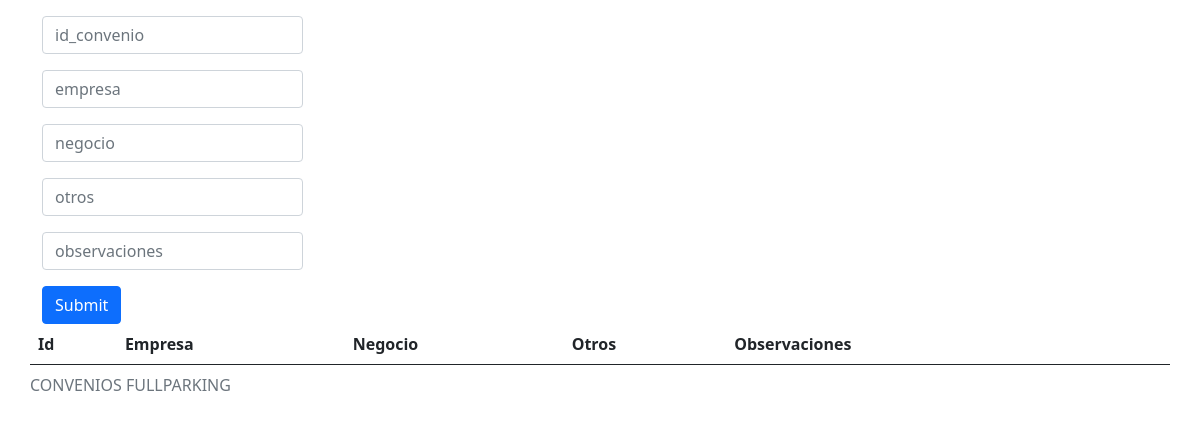
The page /Convenios/index.php on the database as committed earlier.
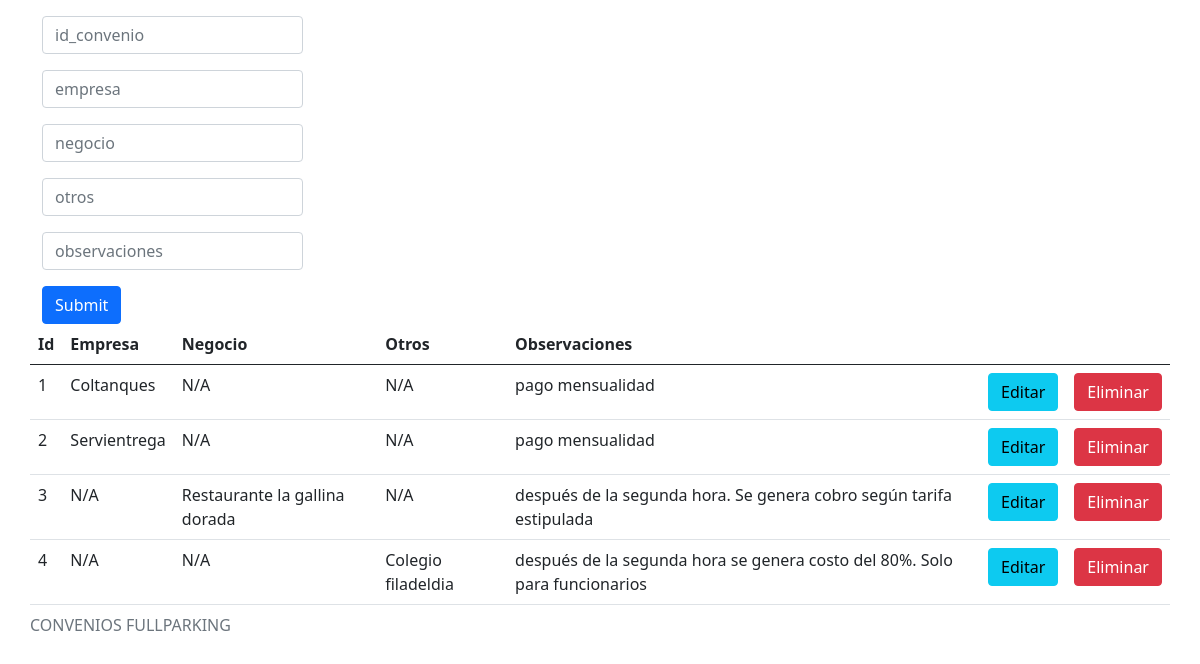
The same page on the database as committed later.
### tables this page shows
CREATE TABLE `convenios` (
  `id_convenio` int(200) NOT NULL,
  `empresa` varchar(200) NOT NULL,
  `negocio` varchar(200) NOT NULL,
  `otros` varchar(200) NOT NULL,
  `observaciones` text NOT NULL
);

### Convenios/index.php (the view, shortened to what this page needs)
<?php
$con = conectar();
$sql = "SELECT * FROM Convenios";
$query = mysqli_query($con, $sql);
?>
<!DOCTYPE html>
<html lang="es">
<head>
    <link href="https://cdn.jsdelivr.net/npm/bootstrap@5.1.0/dist/css/bootstrap.min.css" rel="stylesheet">
</head>
<body>
    <div class="container mt-3">
<div class="row">
    <div class="col-md-3">
        <form action="Insert.php"method="POST">
            <input type ="text" class="form-control mb-3" name="id_convenio"placeholder="id_convenio">
            <input type ="text" class="form-control mb-3" name="empresa"placeholder="empresa">
            <input type ="text" class="form-control mb-3" name="negocio"placeholder="negocio">
            <input type ="text" class="form-control mb-3" name="otros"placeholder="otros">
            <input type ="text" class="form-control mb-3" name="observaciones"placeholder="observaciones">
            <input type="submit" class="btn btn-primary btn-block">
        </form>
    </div>
<div class="col-md-8"></div>
            <table class="table">
            <caption>CONVENIOS FULLPARKING</caption>
            <thead class="thead-dark">
                <tr>
                <th scope="col">Id</th>
                <th scope="col">Empresa</th>
                <th scope="col">Negocio</th>
                <th scope="col">Otros</th>
                <th scope="col">Observaciones</th>
                <th></th>
                <th></th>
                </tr>
            </thead>
            <tbody>
        <?php
        while($row = mysqli_fetch_array($query)){
        ?>
          <tr>
              <td><?php echo $row["id_convenio"]?></td>
              <td><?php echo $row["empresa"]?></td>
              <td><?php echo $row["negocio"]?></td>
              <td><?php echo $row["otros"]?></td>
              <td><?php echo $row["observaciones"]?></td>
              <td><a href="Actualizar.php?id=<?php echo $row["id_convenio"]?>"class="btn btn-info"> Editar</a></td>
              <td><a href="Delete.php?id=<?php echo $row["id_convenio"]?>" class="btn btn-danger"> Eliminar</a></td>
          </tr>
          <?php
        }
        ?>
            </tbody>
            </table>
    </div>
</body>
</html>

Rows that differ between the two databases and show on the page:
added convenios: id_convenio "1", empresa "Coltanques", negocio "N/A", otros "N/A", observaciones "pago mensualidad"
added convenios: id_convenio "2", empresa "Servientrega", negocio "N/A", otros "N/A", observaciones "pago mensualidad"
added convenios: id_convenio "3", empresa "N/A", negocio "Restaurante la gallina dorada", otros "N/A", observaciones "después de la segunda hora. Se genera cobro según tarifa estipulada"
added convenios: id_convenio "4", empresa "N/A", negocio "N/A", otros "Colegio filadeldia", observaciones "después de la segunda hora se genera costo del 80%. Solo para funcionarios"
